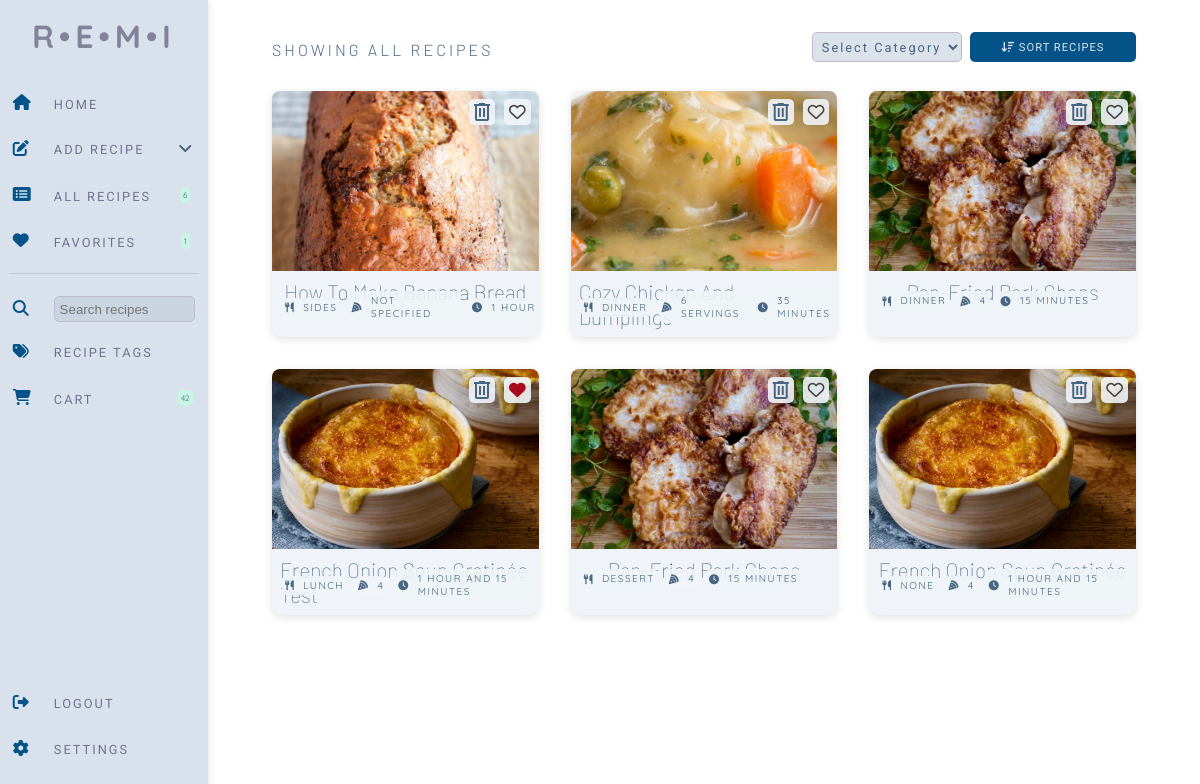
/all_recipes (signed in), run on an earlier commit of the app's database.
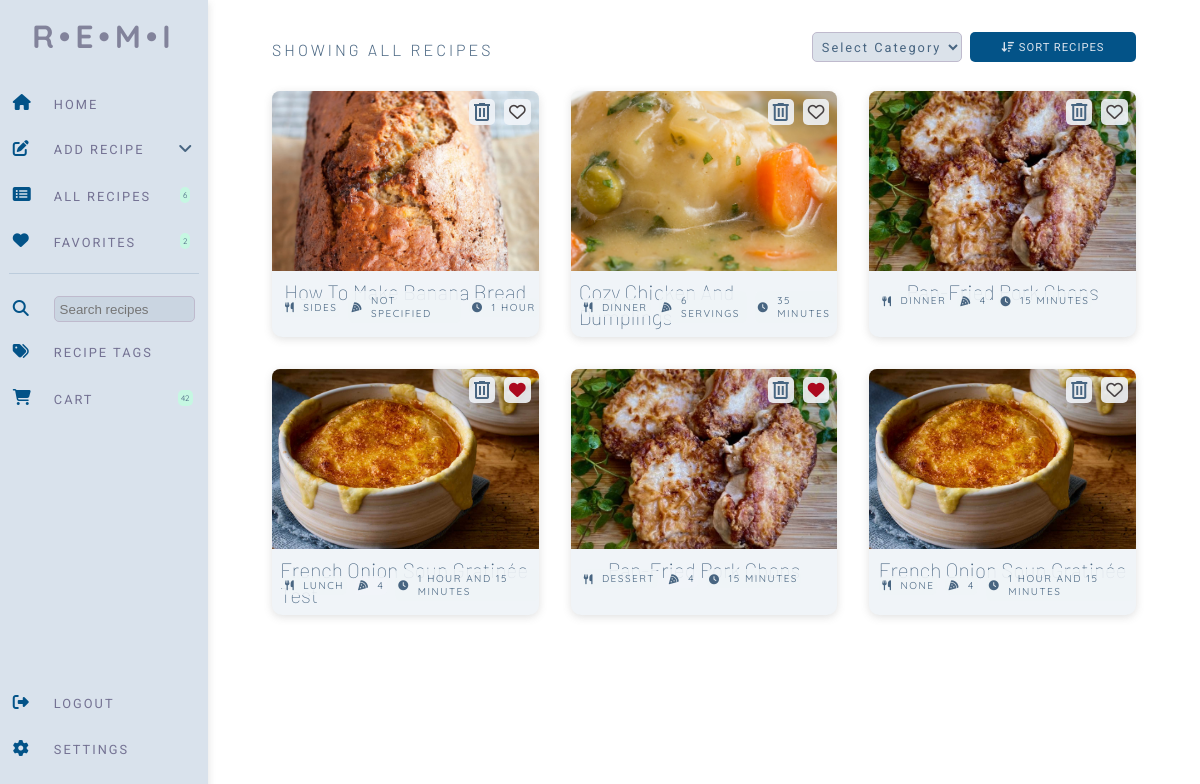
And on a later commit of the database.
### website/models.py (models this page shows)
class Recipe(db.Model):
    id = db.Column(db.Integer, primary_key=True)
    uuid = db.Column(db.Integer, primary_key=False)
    username = db.Column(db.Integer, db.ForeignKey('user.id'))
    recipe_name = db.Column(db.String(200))
    prep_time = db.Column(db.Integer, primary_key=False)
    cook_time = db.Column(db.Integer, primary_key=False)
    total_time = db.Column(db.Integer, primary_key=False)
    ingredients = db.Column(db.String())
    servings = db.Column(db.String())
    ingredients_quantity = db.Column(db.String())
    ingredients_measurement = db.Column(db.String())
    instructions = db.Column(db.String())
    instructions_json = db.Column(db.String())
    original_url = db.Column(db.String())
    date_parsed = db.Column(db.String())
    image = db.Column(db.String())
    favorite = db.Column(db.Boolean, default=False)
    category = db.Column(db.String())
    ingredient_list = db.relationship('Ingredients')
    tags = db.relationship('Tag', secondary=recipe_tag, backref='recipe')

### website/views.py (the view, shortened to what this page needs)
@views.route('/all_recipes', methods=['GET', 'POST'])
@login_required
def all_recipes():
    shopping_list = ShoppingList.query.count()
    session['shopping_list'] = shopping_list
    recipes = Recipe.query.filter_by(username=current_user.id).all()
    page_title = "Showing all recipes"
    favorite_total = Recipe.query.filter_by(username=current_user.id, favorite=True).count()
    total_recipes = Recipe.query.filter_by(username=current_user.id).count()
    return render_template("all_recipes.html", user=current_user, recipes=recipes, shopping_list=shopping_list,
    page_title=page_title, total_recipes=total_recipes, favorite_total=favorite_total)

### website/__init__.py (called while the page is built)
def create_app():
    app = Flask(__name__)
    app.config['SECRET_KEY'] = 'sdf897sdf987'
    app.config['SQLALCHEMY_DATABASE_URI'] = f'sqlite:///{DB_NAME}'
    db.init_app(app)
    migrate.init_app(app, db)
    from .views import views
    from .auth import auth
    app.register_blueprint(views, url_prefix='/')
    app.register_blueprint(auth, url_prefix='/')
    from .models import User, Recipe
    with app.app_context():
        db.create_all()
    login_manager = LoginManager()
    login_manager.login_view = 'auth.login'
    login_manager.init_app(app)
    @login_manager.user_loader
    def load_user(id):
        return User.query.get(int(id))
    return app

### website/templates/all_recipes.html (shortened to what this page needs)
{% extends "base.html" %} {% block title %}Add Recipe{% endblock %} {% block
content %}
<div class="page-title">
  <div class="title">Showing all recipes</div>
  <div class="sort-control">
    <select id="recipe_category" name="sort_method" class="select-category">
      <option value="select">Select Category</option>
    </select>
    <button class="button-primary sort">
      <i class="fa-solid fa-arrow-down-wide-short"></i> Sort Recipes
    </button>
  </div>
</div>
<div class="body-wrapper">
  {% for recipe in recipes %}
    <div class="recipe-card">
      <div class="recipe-details">
        <div class="recipe-detail-tag">
          <div class="recipe-tag">
            <i class="fa-solid fa-utensils"></i
            ><span class="tag-text">{{ recipe.category }}</span>
          </div>
        </div>
        <div class="recipe-detail-tag">
          <div class="recipe-tag">
            <i class="fa-solid fa-pizza-slice"></i
            ><span class="tag-text">{{ recipe.servings }}</span>
          </div>
        </div>
        <div class="recipe-detail-tag">
          <div class="recipe-tag">
            <i class="fa-solid fa-clock"></i
            ><span class="tag-text">{{ recipe.total_time }}</span>
          </div>
        </div>
      </div>
      <img
        src="{{ url_for('static', filename=recipe.image) }}"
        style="
          width: 100%;
          height: 15vw;
          object-fit: cover;
          border-top-left-radius: 8px;
          border-top-right-radius: 8px;
          margin: 0;
        "
      />
      <div class="recipe-control2">
        <button
          class="delete"
          onclick="delete_recipe(this)"
          data-recipe-title="{{recipe.recipe_name}}"
          data-recipe-id="{{ recipe.uuid }}"
        >
          <i class="material-symbols-outlined">delete</i>
        </button>
        {% if recipe.favorite == True %}
        <button
          class="favorite-active"
          onclick="remove_favorite('{{ recipe.id }}')"
        >
        </button>
        {% else %}
        <button class="favorite" onclick="add_favorite('{{ recipe.id }}')">
        </button>
        {% endif %}
      </div>
      <a class="card-link" href="view_recipe/{{ recipe.uuid }}">
        <div class="card-title">{{ recipe.recipe_name }}</div>
      </a>
    </div>
    {% endfor %} {% endblock %}

### website/templates/base.html (shortened to what this page needs)
<!DOCTYPE html>
<html>
  <head>
    <link
      href="https://cdnjs.cloudflare.com/ajax/libs/font-awesome/6.0.0/css/all.min.css"
      rel="stylesheet"
    />
    <link
      rel="stylesheet"
      href="https://cdn.jsdelivr.net/npm/select2@4.1.0-rc.0/dist/css/select2.min.css"
    />
    <link
      rel="stylesheet"
      href="https://cdn.jsdelivr.net/npm/select2-bootstrap-5-theme@1.3.0/dist/select2-bootstrap-5-theme.min.css"
    />
    <link
      rel="stylesheet"
      href="https://cdnjs.cloudflare.com/ajax/libs/font-awesome/6.3.0/css/all.min.css"
    />
    <link
      rel="stylesheet"
      href="{{ url_for('static', filename='test.css') }}"
    />
  </head>
  <body>
    <nav class="navbar">
      <div class="logo">R•E•M•I</div>
      <div class="nav-grid">
        <div class="nav-layout">
          <span class="nav-icon"><i class="fa-solid fa-home"></i></span>
          <a class="menu-link" href="/"><span class="nav-text">Home</span></a>
        </div>
        <div class="dropdown">
          <div class="nav-layout">
            <span class="nav-icon"
              ><i class="fa-solid fa-pen-to-square"></i
            ></span>
            <span class="nav-text">Add Recipe</span>
            <span class="nav-other"
              ><i class="fa-solid fa-angle-down"></i
            ></span>
          </div>
        </div>
        <div class="nav-layout">
          <span class="nav-icon"
            ><i class="fa-solid fa-rectangle-list"></i
          ></span>
          <a class="menu-link" href="/all_recipes"><span class="nav-text">All Recipes</span></a>
          <span class="nav-other"><span class="pill">{{ total_recipes }}</span></span>
        </div>
        <div class="nav-layout">
          <span class="nav-icon"><i class="fa-solid fa-heart"></i></span>
          <a class="menu-link" href="/favorites"><span class="nav-text">Favorites</span></a>
          <span class="nav-other"><span class="pill">{{ favorite_total }}</span></span>
        </div>
        <div class="nav-divider">
          <hr />
        </div>
        <div class="nav-layout-search">
          <span class="nav-icon"
            ><i class="fa-solid fa-magnifying-glass"></i
          ></span>
          <span class="nav-text"
            ><input class="search-recipes" placeholder="Search recipes"
          /></span>
        </div>
        <div class="nav-layout">
          <span class="nav-icon"><i class="fa-solid fa-tags"></i></span>
          <span class="nav-text">Recipe Tags</span>
        </div>
        <div class="nav-layout">
          <span class="nav-icon"
            ><i class="fa-solid fa-cart-shopping"></i
          ></span>
          <a class="menu-link" href="/cart"><span class="nav-text">Cart</span></a>
          {% if shopping_list %}
          <span class="nav-other"><span class="pill">{{ shopping_list }}</span></span>
          {% else %}
          <span class="nav-other"><span class="pill">0</span></span>
          {% endif %}
        </div>
      </div>
      <div class="bottom-wrapper">
        <div class="nav-layout">
          <span class="nav-icon"
            ><i class="fa-solid fa-right-from-bracket"></i
          ></span>
          <span class="nav-text">Logout</span>
        </div>
        <div class="nav-layout">
          <span class="nav-icon"><i class="fa-solid fa-gear"></i></span>
          <span class="nav-text">Settings</span>
        </div>
      </div>
    </nav>
    <main>
    {% block content %}
    {% endblock %}
  </main>
  </body>
</html>

What changed in the data, as far as the page shows it:
changed Recipe "Pan-Fried Pork Chops": favorite False → True (drawn)
Also different on the page:
{{ favorite_total }}: "1" → "2"
